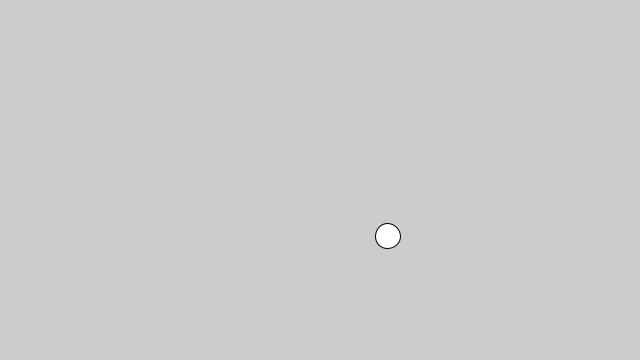
Frame 1 (no input)
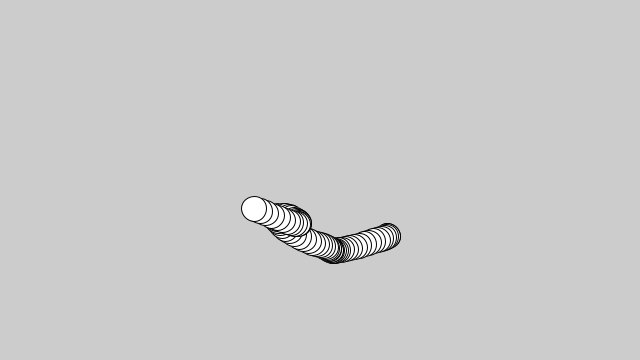
Frame 60 (the mouse pressed at the canvas centre just before this capture)
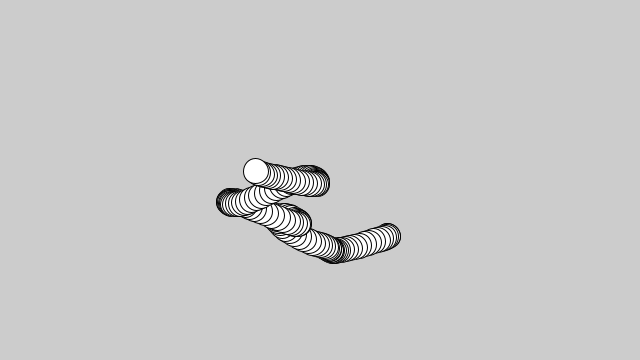
Frame 120 (the mouse held since frame 60 and released just before this capture)

The Processing sketch that drew these frames (run headless with seeded random() and noise(); from frame 60 on, the mouse is pressed at the canvas centre):

// Processing sketch: perlin_walk
// ── perlin_walk.pde
Walker me;

void setup() {
  size(640, 360);
  me = new Walker();
}

void draw() {
  me.step();
  me.draw();
}

class Walker {
  float x,y;
  float tx,ty;
  
  Walker() {
    tx = 0;
    ty = 10000;
  }
  
  void step() {
    x = map(noise(tx), 0, 1, 0, width);
    y = map(noise(ty), 0, 1, 0, height);
    
    tx += 0.01;
    ty += 0.01;
  }
  
  void draw() {
    ellipse(x, y, 25, 25);
  }
}
